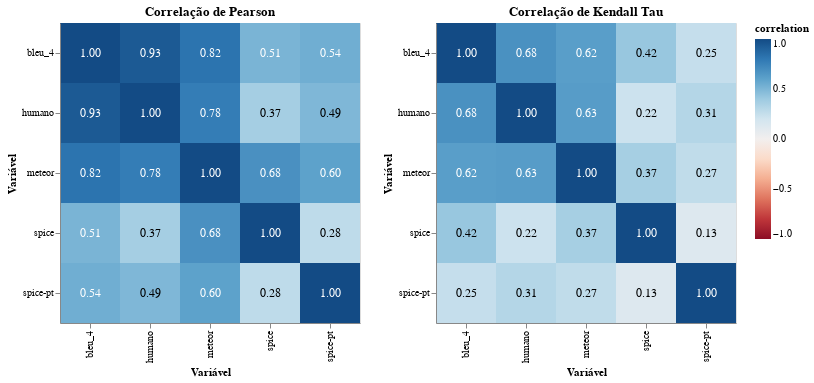

Notebook source saved alongside this figure:
### Code cell
corr_chart = alt.hconcat(heatmap_pearson, heatmap_kendall)
corr_chart.display()

### Figure 1 — Vega-Lite specification as saved in the notebook (floating-point values rounded to 4 significant figures)
{"config": {"view": {"continuousWidth": 300, "continuousHeight": 300}}, "hconcat": [{"layer": [{"mark": {"type": "rect"}, "encoding": {"color": {"field": "correlation", "scale": {"domain": [-1, 1], "scheme": "redblue"}, "type": "quantitative"}, "tooltip": [{"field": "x", "type": "nominal"}, {"field": "y", "type": "nominal"}, {"field": "correlation", "format": ".2f", "type": "quantitative"}], "x": {"field": "x", "title": "Variável", "type": "nominal"}, "y": {"field": "y", "title": "Variável", "type": "nominal"}}, "title": "Correlação de Pearson"}, {"mark": {"type": "text", "baseline": "middle", "fontSize": 12}, "encoding": {"color": {"condition": {"test": "(datum.correlation > 0.5)", "value": "white"}, "value": "black"}, "text": {"field": "correlation", "format": ".2f", "type": "quantitative"}, "tooltip": [{"field": "x", "type": "nominal"}, {"field": "y", "type": "nominal"}, {"field": "correlation", "format": ".2f", "type": "quantitative"}], "x": {"field": "x", "title": "Variável", "type": "nominal"}, "y": {"field": "y", "title": "Variável", "type": "nominal"}}, "title": "Correlação de Pearson"}], "data": {"name": "data-a256fc55777d6571dd5c7968b54ea140"}, "height": 300, "width": 300}, {"layer": [{"mark": {"type": "rect"}, "encoding": {"color": {"field": "correlation", "scale": {"domain": [-1, 1], "scheme": "redblue"}, "type": "quantitative"}, "tooltip": [{"field": "x", "type": "nominal"}, {"field": "y", "type": "nominal"}, {"field": "correlation", "format": ".2f", "type": "quantitative"}], "x": {"field": "x", "title": "Variável", "type": "nominal"}, "y": {"field": "y", "title": "Variável", "type": "nominal"}}, "title": "Correlação de Kendall Tau"}, {"mark": {"type": "text", "baseline": "middle", "fontSize": 12}, "encoding": {"color": {"condition": {"test": "(datum.correlation > 0.5)", "value": "white"}, "value": "black"}, "text": {"field": "correlation", "format": ".2f", "type": "quantitative"}, "tooltip": [{"field": "x", "type": "nominal"}, {"field": "y", "type": "nominal"}, {"field": "correlation", "format": ".2f", "type": "quantitative"}], "x": {"field": "x", "title": "Variável", "type": "nominal"}, "y": {"field": "y", "title": "Variável", "type": "nominal"}}, "title": "Correlação de Kendall Tau"}], "data": {"name": "data-bccd1342b589ed7ed1c5bb3096cb83d0"}, "height": 300, "width": 300}], "$schema": "https://vega.github.io/schema/vega-lite/v5.20.1.json", "datasets": {"data-a256fc55777d6571dd5c7968b54ea140": [{"x": "bleu_4", "y": "bleu_4", "correlation": 1.0}, {"x": "meteor", "y": "bleu_4", "correlation": 0.8187}, {"x": "spice", "y": "bleu_4", "correlation": 0.5098}, {"x": "spice-pt", "y": "bleu_4", "correlation": 0.5399}, {"x": "humano", "y": "bleu_4", "correlation": 0.9345}, {"x": "bleu_4", "y": "meteor", "correlation": 0.8187}, {"x": "meteor", "y": "meteor", "correlation": 1.0}, {"x": "spice", "y": "meteor", "correlation": 0.684}, {"x": "spice-pt", "y": "meteor", "correlation": 0.5997}, {"x": "humano", "y": "meteor", "correlation": 0.7783}, {"x": "bleu_4", "y": "spice", "correlation": 0.5098}, {"x": "meteor", "y": "spice", "correlation": 0.684}, {"x": "spice", "y": "spice", "correlation": 1.0}, {"x": "spice-pt", "y": "spice", "correlation": 0.2769}, {"x": "humano", "y": "spice", "correlation": 0.3704}, {"x": "bleu_4", "y": "spice-pt", "correlation": 0.5399}, {"x": "meteor", "y": "spice-pt", "correlation": 0.5997}, {"x": "spice", "y": "spice-pt", "correlation": 0.2769}, {"x": "spice-pt", "y": "spice-pt", "correlation": 1.0}, {"x": "humano", "y": "spice-pt", "correlation": 0.494}, {"x": "bleu_4", "y": "humano", "correlation": 0.9345}, {"x": "meteor", "y": "humano", "correlation": 0.7783}, {"x": "spice", "y": "humano", "correlation": 0.3704}, {"x": "spice-pt", "y": "humano", "correlation": 0.494}, {"x": "humano", "y": "humano", "correlation": 1.0}], "data-bccd1342b589ed7ed1c5bb3096cb83d0": [{"x": "bleu_4", "y": "bleu_4", "correlation": 1.0}, {"x": "meteor", "y": "bleu_4", "correlation": 0.6167}, {"x": "spice", "y": "bleu_4", "correlation": 0.4167}, {"x": "spice-pt", "y": "bleu_4", "correlation": 0.25}, {"x": "humano", "y": "bleu_4", "correlation": 0.6824}, {"x": "bleu_4", "y": "meteor", "correlation": 0.6167}, {"x": "meteor", "y": "meteor", "correlation": 1.0}, {"x": "spice", "y": "meteor", "correlation": 0.3667}, {"x": "spice-pt", "y": "meteor", "correlation": 0.2667}, {"x": "humano", "y": "meteor", "correlation": 0.6271}, {"x": "bleu_4", "y": "spice", "correlation": 0.4167}, {"x": "meteor", "y": "spice", "correlation": 0.3667}, {"x": "spice", "y": "spice", "correlation": 1.0}, {"x": "spice-pt", "y": "spice", "correlation": 0.1333}, {"x": "humano", "y": "spice", "correlation": 0.2213}, {"x": "bleu_4", "y": "spice-pt", "correlation": 0.25}, {"x": "meteor", "y": "spice-pt", "correlation": 0.2667}, {"x": "spice", "y": "spice-pt", "correlation": 0.1333}, {"x": "spice-pt", "y": "spice-pt", "correlation": 1.0}, {"x": "humano", "y": "spice-pt", "correlation": 0.3135}, {"x": "bleu_4", "y": "humano", "correlation": 0.6824}, {"x": "meteor", "y": "humano", "correlation": 0.6271}, {"x": "spice", "y": "humano", "correlation": 0.2213}, {"x": "spice-pt", "y": "humano", "correlation": 0.3135}, {"x": "humano", "y": "humano", "correlation": 1.0}]}}
